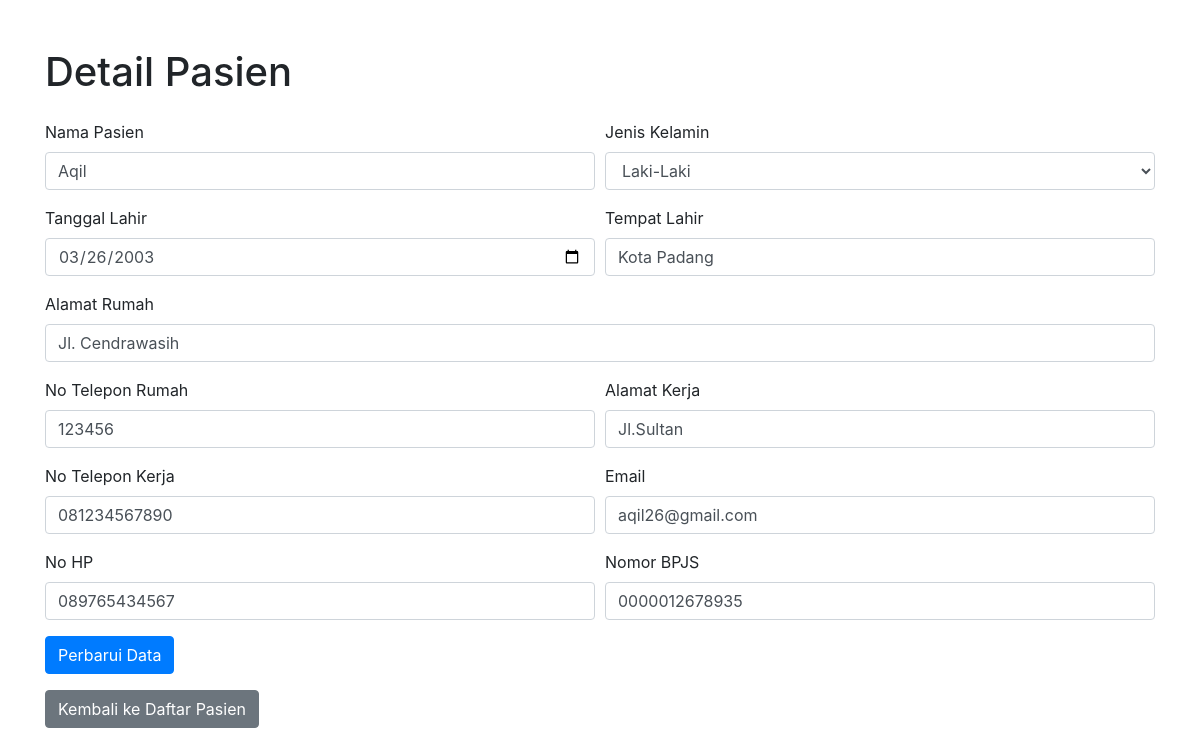
Screenshot of /pendaftaran/detail.php?PersonKey=1 with the database file from the repository.
### tables this page shows
CREATE TABLE `person` (
  `PersonKey` int(11) NOT NULL,
  `Nama` varchar(60) NOT NULL,
  `Gender` varchar(20) NOT NULL,
  `DateOfBirth` date DEFAULT NULL,
  `PlaceofBirth` varchar(50) NOT NULL,
  `HomeAddress` varchar(200) NOT NULL,
  `HomePhone` varchar(50) NOT NULL,
  `WorkAddress` varchar(200) NOT NULL,
  `WorkPhone` varchar(50) NOT NULL,
  `EmailAddress` varchar(70) NOT NULL,
  `MobilePhone` varchar(25) NOT NULL,
  `Number` varchar(20) NOT NULL,
  `Occupation` varchar(40) NOT NULL,
  `Photo` longblob NOT NULL,
  `StatusPersonKey` tinyint(3) NOT NULL,
  `MaritalStatusKey` tinyint(3) NOT NULL,
  `ReligionKey` varchar(20) NOT NULL,
  `PersonTypeKey` tinyint(3) NOT NULL,
  `IdPropinsi` int(11) NOT NULL,
  `IdKabupaten` int(11) NOT NULL,
  `IdKecamatan` int(11) NOT NULL,
  `IdKelurahan` int(11) NOT NULL,
  `Pekerjaan` int(11) NOT NULL,
  `Pendidikan` int(11) NOT NULL,
  `GolDar` varchar(11) NOT NULL,
  `NIK` varchar(50) NOT NULL,
  `TglEfektif` date NOT NULL,
  `EnteredBy` varchar(50) NOT NULL,
  `EnteredDate` datetime(6) NOT NULL,
  `UpdateBy` varchar(50) NOT NULL,
  `UpdateDate` datetime(6) NOT NULL,
  `NoID` varchar(50) NOT NULL,
  `Kodepos` varchar(10) NOT NULL,
  `IdNegara` int(11) NOT NULL,
  `NoBPJS` varchar(50) NOT NULL,
  `NoRekamMedis` varchar(20) NOT NULL
);

### pendaftaran/detail.php (the view, shortened to what this page needs)
<?php
include '../koneksi.php';
if (isset($_GET['PersonKey'])) {
    $personKey = $_GET['PersonKey'];
    $sql = "SELECT * FROM person WHERE PersonKey = ?";
    $stmt = $mysqli->prepare($sql);
    $stmt->bind_param("i", $personKey);
    $stmt->execute();
    $result = $stmt->get_result();
    if ($result->num_rows > 0) {
        $row = $result->fetch_assoc();
    } else {
        echo "Data tidak ditemukan.";
        exit;
    }
} else {
    echo "PersonKey tidak ditemukan.";
    exit;
}
?>
<!DOCTYPE html>
<html lang="id">
<head>
    <link rel="stylesheet" href="../assets/bootstrap-4.6.2/css/bootstrap.min.css">
</head>
<body>
    <div class="container mt-5">
        <h1 class="mb-4">Detail Pasien</h1>
        <form action="detail.php?PersonKey=<?php echo $personKey; ?>" method="POST">
            <div class="form-row">
                <div class="form-group col-md-6">
                    <label for="Nama">Nama Pasien</label>
                    <input type="text" class="form-control" name="Nama" value="<?php echo htmlspecialchars($row['Nama']); ?>" required>
                </div>
                <div class="form-group col-md-6">
                    <label for="Gender">Jenis Kelamin</label>
                    <select class="form-control" name="Gender" required>
                        <option value="l" <?php echo ($row['Gender'] == 'l') ? 'selected' : ''; ?>>Laki-Laki</option>
                    </select>
                </div>
            </div>
            <div class="form-row">
                <div class="form-group col-md-6">
                    <label for="DateOfBirth">Tanggal Lahir</label>
                    <input type="date" class="form-control" name="DateOfBirth" value="<?php echo htmlspecialchars($row['DateOfBirth']); ?>" required>
                </div>
                <div class="form-group col-md-6">
                    <label for="PlaceofBirth">Tempat Lahir</label>
                    <input type="text" class="form-control" name="PlaceofBirth" value="<?php echo htmlspecialchars($row['PlaceofBirth']); ?>" required>
                </div>
            </div>
            <div class="form-group">
                <label for="HomeAddress">Alamat Rumah</label>
                <input type="text" class="form-control" name="HomeAddress" value="<?php echo htmlspecialchars($row['HomeAddress']); ?>" required>
            </div>
            <div class="form-row">
                <div class="form-group col-md-6">
                    <label for="HomePhone">No Telepon Rumah</label>
                    <input type="text" class="form-control" name="HomePhone" value="<?php echo htmlspecialchars($row['HomePhone']); ?>" required>
                </div>
                <div class="form-group col-md-6">
                    <label for="WorkAddress">Alamat Kerja</label>
                    <input type="text" class="form-control" name="WorkAddress" value="<?php echo htmlspecialchars($row['WorkAddress']); ?>" required>
                </div>
            </div>
            <div class="form-row">
                <div class="form-group col-md-6">
                    <label for="WorkPhone">No Telepon Kerja</label>
                    <input type="text" class="form-control" name="WorkPhone" value="<?php echo htmlspecialchars($row['WorkPhone']); ?>" required>
                </div>
                <div class="form-group col-md-6">
                    <label for="EmailAddress">Email</label>
                    <input type="email" class="form-control" name="EmailAddress" value="<?php echo htmlspecialchars($row['EmailAddress']); ?>" required>
                </div>
            </div>
            <div class="form-row">
                <div class="form-group col-md-6">
                    <label for="MobilePhone">No HP</label>
                    <input type="text" class="form-control" name="MobilePhone" value="<?php echo htmlspecialchars($row['MobilePhone']); ?>" required>
                </div>
                <div class="form-group col-md-6">
                    <label for="NoBPJS">Nomor BPJS</label>
                    <input type="text" class="form-control" name="NoBPJS" value="<?php echo htmlspecialchars($row['NoBPJS']); ?>" required>
                </div>
            </div>
            <button type="submit" class="btn btn-primary">Perbarui Data</button>
        </form>
        <a href="view_patient.php" class="btn btn-secondary mt-3">Kembali ke Daftar Pasien</a>
    </div>
</body>
</html>

### rows the page displays
person: Nama "Aqil", Gender "Laki-Laki", DateOfBirth "03/26/2003", PlaceofBirth "Kota Padang", HomeAddress "Jl. Cendrawasih", HomePhone "123456", WorkAddress "Jl.Sultan", WorkPhone "081234567890", EmailAddress "aqil26@gmail.com", MobilePhone "089765434567", NoBPJS "0000012678935"
